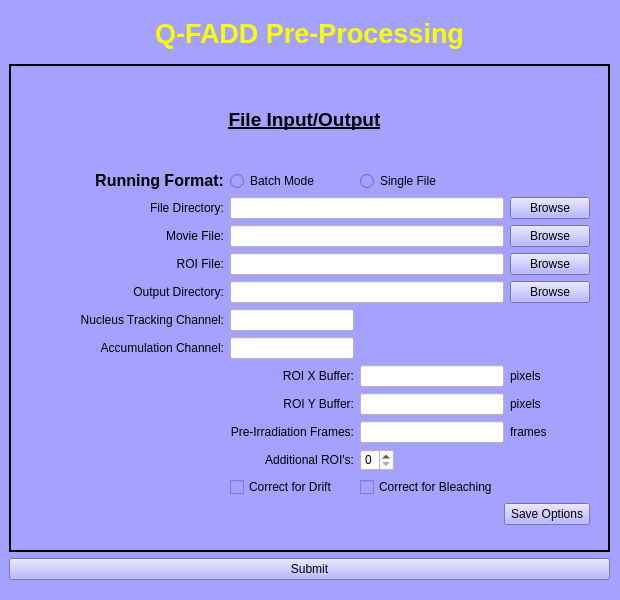
<?xml version="1.0" encoding="UTF-8"?>
<ui version="4.0">
 <class>MainWindow</class>
 <widget class="QMainWindow" name="MainWindow">
  <property name="geometry">
   <rect>
    <x>0</x>
    <y>0</y>
    <width>620</width>
    <height>600</height>
   </rect>
  </property>
  <property name="sizePolicy">
   <sizepolicy hsizetype="Expanding" vsizetype="Expanding">
    <horstretch>0</horstretch>
    <verstretch>0</verstretch>
   </sizepolicy>
  </property>
  <property name="windowTitle">
   <string>MainWindow</string>
  </property>
  <property name="styleSheet">
   <string notr="true">background-color: rgb(164, 161, 255);</string>
  </property>
  <widget class="QWidget" name="centralwidget">
   <widget class="QWidget" name="verticalLayoutWidget">
    <property name="geometry">
     <rect>
      <x>9</x>
      <y>9</y>
      <width>601</width>
      <height>571</height>
     </rect>
    </property>
    <layout class="QVBoxLayout" name="verticalLayout" stretch="1,10,0">
     <item>
      <widget class="QLabel" name="label">
       <property name="text">
        <string>&lt;html&gt;&lt;head/&gt;&lt;body&gt;&lt;p align=&quot;center&quot;&gt;&lt;span style=&quot; font-size:20pt; font-weight:600; color:#f8fc06;&quot;&gt;Q-FADD Pre-Processing&lt;/span&gt;&lt;/p&gt;&lt;/body&gt;&lt;/html&gt;</string>
       </property>
       <property name="textFormat">
        <enum>Qt::RichText</enum>
       </property>
       <property name="scaledContents">
        <bool>true</bool>
       </property>
       <property name="alignment">
        <set>Qt::AlignCenter</set>
       </property>
       <property name="wordWrap">
        <bool>true</bool>
       </property>
       <property name="textInteractionFlags">
        <set>Qt::NoTextInteraction</set>
       </property>
      </widget>
     </item>
     <item>
      <widget class="QFrame" name="FileIOframe">
       <property name="frameShape">
        <enum>QFrame::Box</enum>
       </property>
       <property name="frameShadow">
        <enum>QFrame::Plain</enum>
       </property>
       <property name="lineWidth">
        <number>2</number>
       </property>
       <property name="midLineWidth">
        <number>1</number>
       </property>
       <widget class="QWidget" name="layoutWidget">
        <property name="geometry">
         <rect>
          <x>10</x>
          <y>10</y>
          <width>571</width>
          <height>451</height>
         </rect>
        </property>
        <layout class="QGridLayout" name="gridLayout_2" rowstretch="1,0,0,0,0,0,0,0,0,0,0,0,0,0,0" columnstretch="1,0,0,0,0">
         <item row="7" column="1">
          <widget class="QLineEdit" name="ProtChannelLineEdit">
           <property name="styleSheet">
            <string notr="true">background-color: rgb(255, 255, 255);</string>
           </property>
           <property name="text">
            <string/>
           </property>
           <property name="frame">
            <bool>true</bool>
           </property>
          </widget>
         </item>
         <item row="3" column="0">
          <widget class="QLabel" name="MovieLabel">
           <property name="text">
            <string>Movie File:</string>
           </property>
           <property name="alignment">
            <set>Qt::AlignRight|Qt::AlignTrailing|Qt::AlignVCenter</set>
           </property>
          </widget>
         </item>
         <item row="3" column="1" colspan="3">
          <widget class="QLineEdit" name="MovieFileLineEdit">
           <property name="styleSheet">
            <string notr="true">background-color: rgb(255, 255, 255);</string>
           </property>
           <property name="frame">
            <bool>true</bool>
           </property>
          </widget>
         </item>
         <item row="1" column="1">
          <widget class="QRadioButton" name="BatchModeButton">
           <property name="text">
            <string>Batch Mode</string>
           </property>
           <property name="iconSize">
            <size>
             <width>16</width>
             <height>16</height>
            </size>
           </property>
          </widget>
         </item>
         <item row="5" column="1" colspan="3">
          <widget class="QLineEdit" name="OutDirectLineEdit">
           <property name="styleSheet">
            <string notr="true">background-color: rgb(255, 255, 255);</string>
           </property>
           <property name="frame">
            <bool>true</bool>
           </property>
          </widget>
         </item>
         <item row="1" column="2" colspan="2">
          <widget class="QRadioButton" name="SingleFileButton">
           <property name="text">
            <string>Single File</string>
           </property>
           <property name="iconSize">
            <size>
             <width>16</width>
             <height>16</height>
            </size>
           </property>
          </widget>
         </item>
         <item row="8" column="2" colspan="2">
          <widget class="QLineEdit" name="ROIXBufferLineEdit">
           <property name="styleSheet">
            <string notr="true">background-color: rgb(255, 255, 255);</string>
           </property>
           <property name="text">
            <string/>
           </property>
           <property name="frame">
            <bool>true</bool>
           </property>
          </widget>
         </item>
         <item row="7" column="0">
          <widget class="QLabel" name="ProtChannelLabel">
           <property name="text">
            <string>Accumulation Channel:</string>
           </property>
           <property name="alignment">
            <set>Qt::AlignRight|Qt::AlignTrailing|Qt::AlignVCenter</set>
           </property>
          </widget>
         </item>
         <item row="6" column="0">
          <widget class="QLabel" name="NucChannelLabel">
           <property name="text">
            <string>Nucleus Tracking Channel:</string>
           </property>
           <property name="alignment">
            <set>Qt::AlignRight|Qt::AlignTrailing|Qt::AlignVCenter</set>
           </property>
          </widget>
         </item>
         <item row="9" column="4">
          <widget class="QLabel" name="label_6">
           <property name="text">
            <string>pixels</string>
           </property>
          </widget>
         </item>
         <item row="4" column="1" colspan="3">
          <widget class="QLineEdit" name="ROIFileLineEdit">
           <property name="styleSheet">
            <string notr="true">background-color: rgb(255, 255, 255);</string>
           </property>
           <property name="frame">
            <bool>true</bool>
           </property>
          </widget>
         </item>
         <item row="2" column="4">
          <widget class="QPushButton" name="BatchDirectoryButton">
           <property name="text">
            <string>Browse</string>
           </property>
          </widget>
         </item>
         <item row="2" column="1" colspan="3">
          <widget class="QLineEdit" name="BatchDirectoryLineEdit">
           <property name="styleSheet">
            <string notr="true">background-color: rgb(255, 255, 255);</string>
           </property>
           <property name="frame">
            <bool>true</bool>
           </property>
          </widget>
         </item>
         <item row="8" column="4">
          <widget class="QLabel" name="label_5">
           <property name="text">
            <string>pixels</string>
           </property>
          </widget>
         </item>
         <item row="10" column="4">
          <widget class="QLabel" name="label_9">
           <property name="text">
            <string>frames</string>
           </property>
          </widget>
         </item>
         <item row="10" column="2" colspan="2">
          <widget class="QLineEdit" name="IrradFrameLineEdit">
           <property name="styleSheet">
            <string notr="true">background-color: rgb(255, 255, 255);</string>
           </property>
           <property name="text">
            <string/>
           </property>
           <property name="frame">
            <bool>true</bool>
           </property>
          </widget>
         </item>
         <item row="10" column="1">
          <widget class="QLabel" name="label_8">
           <property name="text">
            <string>Pre-Irradiation Frames:</string>
           </property>
           <property name="alignment">
            <set>Qt::AlignRight|Qt::AlignTrailing|Qt::AlignVCenter</set>
           </property>
          </widget>
         </item>
         <item row="2" column="0">
          <widget class="QLabel" name="label_11">
           <property name="text">
            <string>File Directory:</string>
           </property>
           <property name="alignment">
            <set>Qt::AlignRight|Qt::AlignTrailing|Qt::AlignVCenter</set>
           </property>
          </widget>
         </item>
         <item row="0" column="0" colspan="5">
          <widget class="QLabel" name="label_2">
           <property name="text">
            <string>&lt;html&gt;&lt;head/&gt;&lt;body&gt;&lt;p&gt;&lt;span style=&quot; font-size:14pt; font-weight:600; text-decoration: underline;&quot;&gt;File Input/Output&lt;/span&gt;&lt;/p&gt;&lt;/body&gt;&lt;/html&gt;</string>
           </property>
           <property name="textFormat">
            <enum>Qt::RichText</enum>
           </property>
           <property name="alignment">
            <set>Qt::AlignCenter</set>
           </property>
          </widget>
         </item>
         <item row="13" column="2">
          <widget class="QCheckBox" name="BleachCheckBox">
           <property name="text">
            <string>Correct for Bleaching</string>
           </property>
          </widget>
         </item>
         <item row="9" column="2" colspan="2">
          <widget class="QLineEdit" name="ROIYBufferLineEdit">
           <property name="styleSheet">
            <string notr="true">background-color: rgb(255, 255, 255);</string>
           </property>
           <property name="text">
            <string/>
           </property>
           <property name="frame">
            <bool>true</bool>
           </property>
          </widget>
         </item>
         <item row="5" column="0">
          <widget class="QLabel" name="OutDirectLabel">
           <property name="text">
            <string>Output Directory:</string>
           </property>
           <property name="alignment">
            <set>Qt::AlignRight|Qt::AlignTrailing|Qt::AlignVCenter</set>
           </property>
          </widget>
         </item>
         <item row="9" column="1">
          <widget class="QLabel" name="label_4">
           <property name="text">
            <string>ROI Y Buffer:</string>
           </property>
           <property name="alignment">
            <set>Qt::AlignRight|Qt::AlignTrailing|Qt::AlignVCenter</set>
           </property>
          </widget>
         </item>
         <item row="12" column="1">
          <widget class="QLabel" name="label_7">
           <property name="text">
            <string>Additional ROI's:</string>
           </property>
           <property name="alignment">
            <set>Qt::AlignRight|Qt::AlignTrailing|Qt::AlignVCenter</set>
           </property>
          </widget>
         </item>
         <item row="13" column="1">
          <widget class="QCheckBox" name="DriftCheckBox">
           <property name="text">
            <string>Correct for Drift</string>
           </property>
          </widget>
         </item>
         <item row="12" column="2" colspan="2" alignment="Qt::AlignLeft">
          <widget class="QSpinBox" name="AdditionalRoiSpinbox">
           <property name="styleSheet">
            <string notr="true">background-color: rgb(255, 255, 255);</string>
           </property>
           <property name="maximum">
            <number>3</number>
           </property>
          </widget>
         </item>
         <item row="6" column="1">
          <widget class="QLineEdit" name="NucChannelLineEdit">
           <property name="styleSheet">
            <string notr="true">background-color: rgb(255, 255, 255);</string>
           </property>
           <property name="frame">
            <bool>true</bool>
           </property>
          </widget>
         </item>
         <item row="8" column="1">
          <widget class="QLabel" name="label_3">
           <property name="text">
            <string>ROI X Buffer:</string>
           </property>
           <property name="alignment">
            <set>Qt::AlignRight|Qt::AlignTrailing|Qt::AlignVCenter</set>
           </property>
          </widget>
         </item>
         <item row="4" column="4">
          <widget class="QPushButton" name="ROIBrowserButton">
           <property name="text">
            <string>Browse</string>
           </property>
          </widget>
         </item>
         <item row="1" column="0">
          <widget class="QLabel" name="label_12">
           <property name="text">
            <string>&lt;html&gt;&lt;head/&gt;&lt;body&gt;&lt;p align=&quot;right&quot;&gt;&lt;span style=&quot; font-size:12pt; font-weight:600;&quot;&gt;Running Format:&lt;/span&gt;&lt;/p&gt;&lt;/body&gt;&lt;/html&gt;</string>
           </property>
           <property name="textFormat">
            <enum>Qt::RichText</enum>
           </property>
           <property name="alignment">
            <set>Qt::AlignCenter</set>
           </property>
          </widget>
         </item>
         <item row="3" column="4">
          <widget class="QPushButton" name="MovieBrowserButton">
           <property name="text">
            <string>Browse</string>
           </property>
          </widget>
         </item>
         <item row="4" column="0">
          <widget class="QLabel" name="ROILabel">
           <property name="text">
            <string>ROI File:</string>
           </property>
           <property name="alignment">
            <set>Qt::AlignRight|Qt::AlignTrailing|Qt::AlignVCenter</set>
           </property>
          </widget>
         </item>
         <item row="5" column="4">
          <widget class="QPushButton" name="OutputDirectoryButton">
           <property name="text">
            <string>Browse</string>
           </property>
          </widget>
         </item>
         <item row="14" column="3" colspan="2">
          <widget class="QPushButton" name="SaveButton">
           <property name="text">
            <string>Save Options</string>
           </property>
          </widget>
         </item>
        </layout>
       </widget>
      </widget>
     </item>
     <item>
      <widget class="QPushButton" name="SubmitButton">
       <property name="text">
        <string>Submit</string>
       </property>
      </widget>
     </item>
    </layout>
   </widget>
  </widget>
 </widget>
 <tabstops>
  <tabstop>BatchModeButton</tabstop>
  <tabstop>SingleFileButton</tabstop>
  <tabstop>BatchDirectoryLineEdit</tabstop>
  <tabstop>BatchDirectoryButton</tabstop>
  <tabstop>MovieFileLineEdit</tabstop>
  <tabstop>MovieBrowserButton</tabstop>
  <tabstop>ROIFileLineEdit</tabstop>
  <tabstop>ROIBrowserButton</tabstop>
  <tabstop>OutDirectLineEdit</tabstop>
  <tabstop>NucChannelLineEdit</tabstop>
  <tabstop>ProtChannelLineEdit</tabstop>
  <tabstop>ROIXBufferLineEdit</tabstop>
  <tabstop>ROIYBufferLineEdit</tabstop>
  <tabstop>DriftCheckBox</tabstop>
  <tabstop>BleachCheckBox</tabstop>
  <tabstop>SubmitButton</tabstop>
 </tabstops>
 <resources/>
 <connections/>
</ui>
